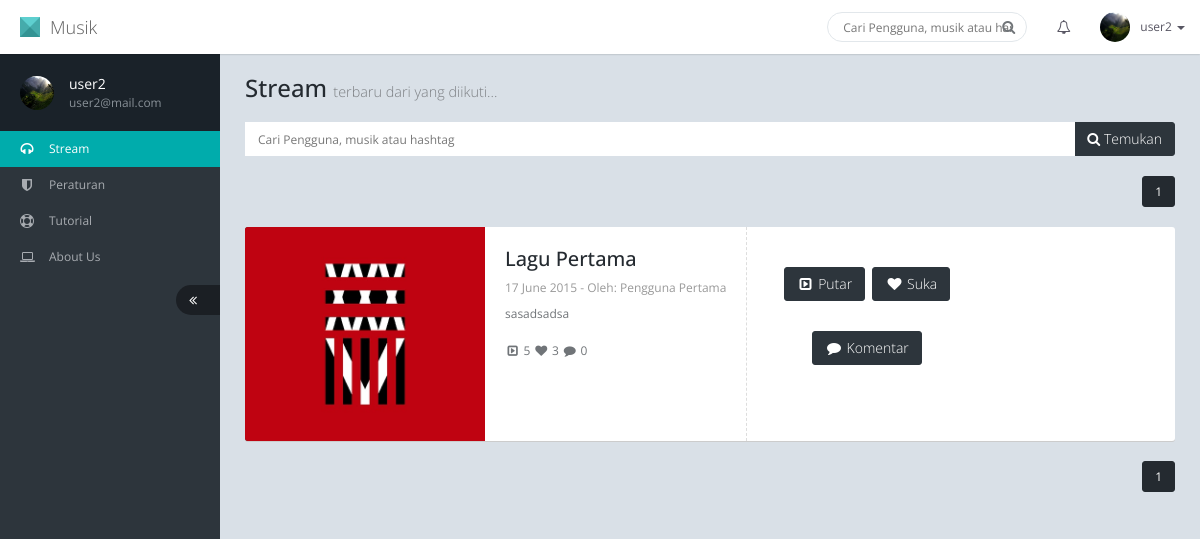
Page / (signed in) on the committed database.
### tables this page shows
CREATE TABLE IF NOT EXISTS `user` (
  `email` varchar(50) NOT NULL,
  `password` varchar(50) NOT NULL,
  `nama` varchar(50) NOT NULL,
  `foto` varchar(255) NOT NULL,
  `akses` varchar(5) NOT NULL,
  PRIMARY KEY (`email`)
);

CREATE TABLE IF NOT EXISTS `track` (
  `track_id` int(11) NOT NULL AUTO_INCREMENT,
  `user` varchar(50) NOT NULL,
  `judul` varchar(100) NOT NULL,
  `desk` text NOT NULL,
  `sampul` varchar(255) NOT NULL,
  `file` varchar(255) NOT NULL,
  `tgl` date NOT NULL,
  `putar` int(11) NOT NULL,
  `suka` int(11) NOT NULL,
  PRIMARY KEY (`track_id`)
);

### stream.php (the view, shortened to what this page needs)
<h1 class="page-header">Stream <small>terbaru dari yang diikuti...</small></h1>
<div class="row">
	<div class="col-md-12">
		<div class="result-container">
			<form method="get">
				<div class="input-group m-b-20">
					<input type="text" name="q" class="form-control input-white" placeholder="Cari Pengguna, musik atau hashtag" />
					<div class="input-group-btn">
						<button type="submit" class="btn btn-inverse"><i class="fa fa-search"></i> Temukan</button>
					</div>
				</div>
			</form>
			<?php
			if(isset($_GET['hal'])){
				$hal=$_GET['hal'];
			}else{
				$hal=1;
			}
			$batas=10;
			$awal=$hal-1;
			$awal*=$batas;
			if(isset($_SESSION['login'])){
				$q=mysql_query("select * from track where user in (select target from follow where user='$_SESSION[login]')");
			}else{
				$q=mysql_query("select * from track order by suka desc");
			}
			$h=mysql_num_rows($q);
			$jlhHalaman=ceil($h/$batas);
			?>
			<ul class="pagination pagination-without-border pull-right m-t-0">
				<?php
				for($x=0;$x<$jlhHalaman;$x++){
				?>
				<li class="<?php echo ($hal==($x+1))?'active':''; ?>"><a href="?hal=<?php echo $x+1; ?>"><?php echo $x+1; ?></a></li>
				<?php
				}
				?>
			</ul>
			<ul class="result-list">
				<?php
				if(isset($_SESSION['login'])){
					$q=mysql_query("select * from track where user in (select target from follow where user='$_SESSION[login]') order by tgl desc limit $awal,$batas");
				}else{
					$q=mysql_query("select * from track order by suka desc limit 10");
				}
				while($h=mysql_fetch_array($q)){
					$qq=mysql_query("select * from komentar where track_id=$h[track_id]");
					$jumlah=mysql_num_rows($qq);
					$qqq=mysql_query("select * from user where email='$h[user]'");
					$hhh=mysql_fetch_array($qqq);
				?>
				<li>
					<div class="result-image">
						<a href="javascript:;"><img src="<?php echo $h['sampul']; ?>" alt="" /></a>
					</div>
					<div class="result-info">
						<h4 class="title"><?php echo $h['judul']; ?></h4>
						<p class="location"><?php echo date('d F Y',strtotime($h['tgl'])); ?> - Oleh: <?php echo$hhh['nama']; ?></p>
						<p class="desc">
							<?php echo $h['desk']; ?>
						</p>
						<div class="btn-row">
							<i class="fa fa-fw fa-caret-square-o-right" data-toggle="tooltip" data-container="body" data-title="<?php echo $h['putar']; ?> kali dimainkan"></i> <?php echo $h['putar']; ?>
							<i class="fa fa-fw fa-heart" data-toggle="tooltip" data-container="body" data-title="<?php echo $h['suka']; ?> yang menyukai"></i> <?php echo $h['suka']; ?>
							<i class="fa fa-fw fa-comment" data-toggle="tooltip" data-container="body" data-title="<?php echo $jumlah; ?> komentar"></i> <?php echo $jumlah; ?>
						</div>
					</div>
					<div class="result-price">
						<a onclick="window.open('play.php?id=<?php echo $h['track_id']; ?>','Player','width=400, height=50');" class="btn btn-inverse"><i class="fa fa-fw fa-caret-square-o-right" ></i> Putar</a>
						<a href="#" class="btn btn-inverse" onclick="suka(<?php echo $h['track_id']; ?>); return false;"><i class="fa fa-fw fa-heart" ></i> Suka</a>
						<a href="#" data-toggle="modal" class="btn btn-inverse" onclick="komentar(<?php echo $h['track_id']; ?>); return false;"><i class="fa fa-fw fa-comment" ></i> Komentar</a>
					</div>
				</li>
				<?php
				}
				?>
			</ul>
			<div class="clearfix">
				<?php
				if(isset($_SESSION['login'])){
					$q=mysql_query("select * from track where user in (select target from follow where user='$_SESSION[login]')");
				}else{
					$q=mysql_query("select * from track order by suka desc");
				}
				$h=mysql_num_rows($q);
				$jlhHalaman=ceil($h/$batas);
				?>
				<ul class="pagination pagination-without-border pull-right">
					<?php
					for($x=0;$x<$jlhHalaman;$x++){
					?>
					<li class="<?php echo ($hal==($x+1))?'active':''; ?>"><a href="?hal=<?php echo $x+1; ?>"><?php echo $x+1; ?></a></li>
					<?php
					}
					?>
				</ul>
			</div>
		</div>
	</div>
</div>

### index.php (shortened to what this page needs)
<!DOCTYPE html>
<html lang="en">
<head>
	<link href="assets/plugins/jquery-ui-1.10.4/themes/base/minified/jquery-ui.min.css" rel="stylesheet" />
	<link href="assets/plugins/bootstrap-3.2.0/css/bootstrap.min.css" rel="stylesheet" />
	<link href="assets/plugins/font-awesome-4.1.0/css/font-awesome.min.css" rel="stylesheet" />
	<link href="assets/css/animate.min.css" rel="stylesheet" />
	<link href="assets/css/style.min.css" rel="stylesheet" />
	<link href="assets/css/style-responsive.min.css" rel="stylesheet" />
	<link href="assets/css/theme/default.css" rel="stylesheet" id="theme" />
	<link href='assets/css/jquery.mentions.css' rel='stylesheet' type='text/css'>
	<link href="assets/plugins/jquery-jvectormap/jquery-jvectormap-1.2.2.css" rel="stylesheet" />
	<link href="assets/plugins/bootstrap-datepicker/css/datepicker.css" rel="stylesheet" />
	<link href="assets/plugins/bootstrap-datepicker/css/datepicker3.css" rel="stylesheet" />
    <link href="assets/plugins/gritter/css/jquery.gritter.css" rel="stylesheet" />
	<link href="assets/plugins/bootstrap-wysihtml5/src/bootstrap-wysihtml5.css" rel="stylesheet" />
</head>
<body>
	<div id="page-container" class="fade page-sidebar-fixed page-header-fixed">
		<div id="header" class="header navbar navbar-default navbar-fixed-top">
			<div class="container-fluid">
				<div class="navbar-header">
					<a href="?" class="navbar-brand"><span class="navbar-logo"></span> Musik</a>
				</div>
				<ul class="nav navbar-nav navbar-right">
					<li>
						<form class="navbar-form full-width" method="get">
							<div class="form-group">
								<input type="text" name="q" class="form-control" placeholder="Cari Pengguna, musik atau hashtag" />
								<button type="submit" class="btn btn-search"><i class="fa fa-search"></i></button>
							</div>
						</form>
					</li>
					<?php
					if(isset($_SESSION['login'])){
						$q=mysql_query("select * from user where email='$_SESSION[login]'");
						$h=mysql_fetch_array($q);
					?>
					<li class="dropdown">
						<a href="javascript:;" data-toggle="dropdown" class="dropdown-toggle f-s-14">
							<i class="fa fa-bell-o"></i>
						</a>
					</li>
					<li class="dropdown navbar-user">
						<a href="javascript:;" class="dropdown-toggle" data-toggle="dropdown">
							<img src="<?php echo $h['foto']; ?>" alt="" />
							<span class="hidden-xs"><?php echo $h['nama']; ?></span> <b class="caret"></b>
						</a>
					</li>
					<?php
					}
					?>
				</ul>
			</div>
		</div>
		<?php include 'sidebar.php'; ?>
		<div id="content" class="content">
			<?php
			if(isset($_GET['menu'])){
				if($_GET['menu']=='peraturan'){
					include 'peraturan.php';
				}else if($_GET['menu']=='tutorial'){
					include 'tutorial.php';
				}else if($_GET['menu']=='aboutus'){
					include 'aboutus.php';
				}else if($_GET['menu']=='profil'){
					include 'profil.php';
				}else if($_GET['menu']=='cari'){
					include 'cari.php';
				}else if($_GET['menu']=='follow'){
					mysql_query("insert into follow values(null,'$_SESSION[login]','$_GET[id]')");
					?><script>location.href='?';</script><?php
				}else if($_GET['menu']=='unfollow'){
					mysql_query("delete from follow where user='$_SESSION[login]' and target='$_GET[id]'");
					?><script>location.href='?';</script><?php
				}else if($_GET['menu']=='track'){
					include 'track.php';
				}else if($_GET['menu']=='notif'){
					include 'notif.php';
				}else if($_GET['menu']=='following'){
					include 'following.php';
				}else if($_GET['menu']=='follower'){
					include 'follower.php';
				}else{
					include 'stream.php';
				}
			}else{
				include 'stream.php';
			}
			?>
		</div>
	</div>
</body>
</html>

### sidebar.php (shortened to what this page needs)
<div id="sidebar" class="sidebar">
	<div data-scrollbar="true" data-height="100%">
		<ul class="nav">
			<?php
			if(isset($_SESSION['login'])){
				$q=mysql_query("select * from user where email='$_SESSION[login]'");
				$h=mysql_fetch_array($q);
			?>
			<li class="nav-profile">
				<div class="image">
					<a href="javascript:;"><img src="<?php echo $h['foto']; ?>" alt="" /></a>
				</div>
				<div class="info">
					<?php echo $h['nama']; ?>
					<small><?php echo $h['email']; ?></small>
				</div>
			</li>
			<?php
			}
			?>
		</ul>
		<ul class="nav">
			<li class="<?php echo (!isset($_GET['menu']))?'active':''; ?>">
				<a href="?"><i class="fa fa-headphones"></i> <span>Stream</span></a>
			</li>
			<li class="<?php echo ($_GET['menu']=='peraturan')?'active':''; ?>">
				<a href="?menu=peraturan"><i class="fa fa-shield"></i> <span>Peraturan</span></a>
			</li>
			<li class="<?php echo ($_GET['menu']=='tutorial')?'active':''; ?>">
				<a href="?menu=tutorial"><i class="fa fa-life-ring"></i> <span>Tutorial</span></a>
			</li>
			<li class="<?php echo ($_GET['menu']=='aboutus')?'active':''; ?>">
				<a href="?menu=aboutus"><i class="fa fa-laptop"></i> <span>About Us</span></a>
			</li>
			<li><a href="javascript:;" class="sidebar-minify-btn" data-click="sidebar-minify"><i class="fa fa-angle-double-left"></i></a></li>
		</ul>
	</div>
</div>

### assets/css/theme/default.css (style rules this page uses)
.navbar-logo, .coming-soon .brand .logo, .login .login-header .brand .logo { border-color: #4DCACA #31A3A3 #1D8888; }
.navbar.navbar-inverse .navbar-brand, .sidebar .nav > li.active > a, .sidebar .nav > li.active > a:focus, .sidebar .nav > li.active > a:hover, .page-sidebar-minified .sidebar .nav > li.has-sub.active:focus > a, .page-sidebar-minified .sidebar .nav > li.has-sub.active:hover > a, .page-sidebar-minified .sidebar .nav > li.has-sub.active > a, .label.label-theme, .btn.btn-scroll-to-top { background: #00acac; }

### rows in the picture
user: foto (picture), nama "user2", email "user2@mail.com"
track: sampul (picture), judul "Lagu Pertama", tgl "17 June 2015", user.nama "Pengguna Pertama", desk "sasadsadsa", putar "5", suka "3", jumlah "0"
